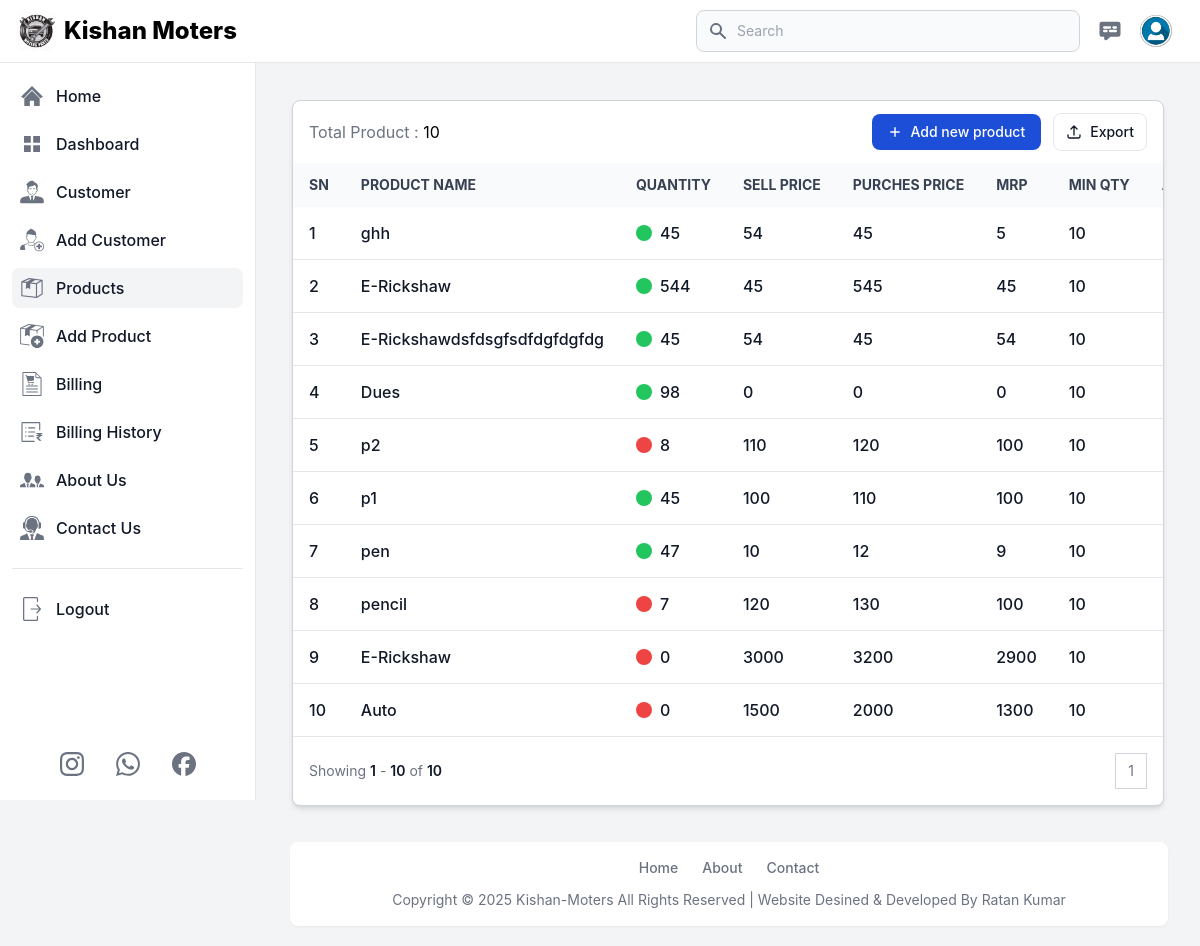
Page /products (signed in) on the earlier database version.
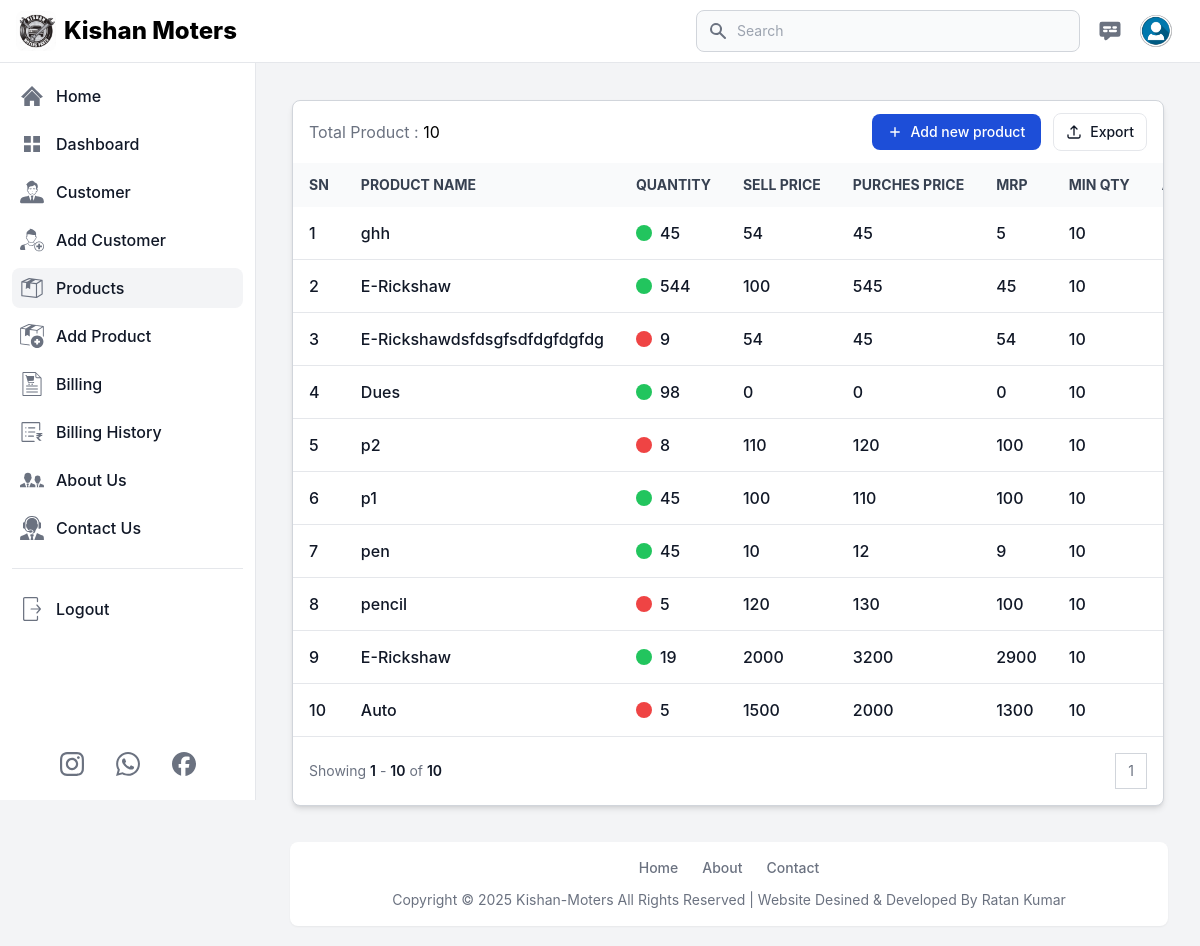
Same page on the later database version.
### app.py (models this page shows, shortened)
class Products(db.Model):
    id = db.Column(db.Integer, primary_key=True)
    user_id = db.Column(db.Integer, db.ForeignKey('user.id'), nullable=False)
    prod_name = db.Column(db.String(100), nullable=False)
    prod_quantity = db.Column(db.Integer, nullable=False)
    prod_sell_price = db.Column(db.Integer, nullable=False)
    prod_mrp = db.Column(db.Integer, nullable=False)
    prod_buy_price = db.Column(db.Integer, nullable=False)
    prod_min_quantity = db.Column(db.Integer, nullable=False)

### app.py (the view)
@app.route('/products', methods=['GET', 'POST'])
def products():
    if 'email' in session:
        user = User.query.filter_by(email=session['email']).first()
        messages = Contact_us.query.order_by(Contact_us.id.desc()).all()
        page = request.args.get('page', 1, type=int)
        products = Products.query.filter(Products.user_id == user.id).order_by(Products.id.desc()).paginate(page=page, per_page=10)
        total_product = Products.query.filter(Products.user_id == user.id).count()
        return render_template('product.html', title='Products', current_page='products',
                               user=user, products=products, total_product=total_product, min=min, enumerate=enumerate, messages=messages)
    else:
        flash('You need to login first.', 'error')
        return redirect('/login')

### templates/product.html (shortened to what the changed rows need)
{% extends 'layout.html' %}
{% block content %}
<main class="p-4 md:ml-64 h-auto pt-20">
    <div class="m-2 md:m-5 max-w-screen-2xl">
        <div class="relative overflow-hidden bg-white dark:bg-gray-800 rounded-lg shadow-md border border-gray-300 dark:border-gray-700">
            <div class="overflow-x-auto">
                <table class="w-full text-sm text-left text-gray-500 dark:text-gray-400">
                    <thead
                        class="text-xs md:text-sm text-gray-700 uppercase bg-gray-50 dark:bg-gray-700 dark:text-gray-400">
                        <tr>
                            <th scope="col" class="px-4 py-3 whitespace-nowrap">SN</th>
                            <th scope="col" class="px-4 py-3 whitespace-nowrap">Product Name</th>
                            <th scope="col" class="px-4 py-3 whitespace-nowrap">Quantity</th>
                            <th scope="col" class="px-4 py-3 whitespace-nowrap">Sell Price</th>
                            <th scope="col" class="px-4 py-3 whitespace-nowrap">Purches Price</th>
                            <th scope="col" class="px-4 py-3 whitespace-nowrap">MRP</th>
                            <th scope="col" class="px-4 py-3 whitespace-nowrap">Min Qty</th>
                            <th scope="col" class="px-4 py-3 whitespace-nowrap">Action</th>
                        </tr>
                    </thead>
                    <tbody>
                        {% if products.items %}
                            {% for index, product in enumerate(products.items, start=(products.page - 1) * products.per_page + 1) %}
                            <tr class="border-b text-base dark:border-gray-600 hover:bg-gray-100 dark:hover:bg-gray-700">
                                <td class="px-4 py-2 font-medium text-gray-900 whitespace-nowrap dark:text-white">
                                    <div class="flex items-center">
                                        {{ index}}
                                    </div>
                                </td>
                                <th scope="row"
                                    class="px-4 py-2 font-medium text-gray-900 whitespace-nowrap dark:text-white">
                                    <div class="flex items-center">
                                        {{product.prod_name}}
                                    </div>
                                </th>
                                <td class="px-4 py-2 font-medium text-gray-900 whitespace-nowrap dark:text-white">
                                    <div class="flex items-center">
                                        <div class="inline-block w-4 h-4 mr-2 {%if product.prod_quantity>product.prod_min_quantity%} bg-green-500 {% else %} bg-red-500 {% endif %} rounded-full"></div>
                                        {{product.prod_quantity}}
                                    </div>
                                </td>
                                <td class="px-4 py-2 font-medium text-gray-900 whitespace-nowrap dark:text-white">
                                    <div class="flex items-center">
                                        {{product.prod_sell_price}}
                                    </div>
                                </td>
                                <td class="px-4 py-2 font-medium text-gray-900 whitespace-nowrap dark:text-white">
                                    <div class="flex items-center">
                                        {{product.prod_mrp}}
                                    </div>
                                </td>
                                <td class="px-4 py-2 font-medium text-gray-900 whitespace-nowrap dark:text-white">
                                    <div class="flex items-center">
                                        {{product.prod_buy_price}}
                                    </div>
                                </td>
                                <td class="px-4 py-2 font-medium text-gray-900 whitespace-nowrap dark:text-white">
                                    <div class="flex items-center">
                                        {{product.prod_min_quantity}}
                                    </div>
                                </td>
                                <td class="px-4 py-2 font-medium text-gray-900 whitespace-nowrap dark:text-white flex">
                                </td>
                            </tr>
                            {% endfor %}
                        {% else %}
                            <tr>
                                <td colspan="8" class="text-center p-5">No Product Found.</td>
                            </tr>
                        {% endif %}
                    </tbody>
                </table>
            </div>
        </div>
    </div>
</main>
{% endblock %}

Differences in the rows shown:
changed Products (number 2 of 10 on the later page): prod_sell_price "45" → "100"
changed Products "E-Rickshawdsfdsgfsdfdgfdgfdg": prod_quantity "45" → "9"
changed Products "pen": prod_quantity "47" → "45"
changed Products "pencil": prod_quantity "7" → "5"
changed Products (number 9 of 10 on the later page): prod_quantity "0" → "19"; prod_sell_price "3000" → "2000"
changed Products "Auto": prod_quantity "0" → "5"
